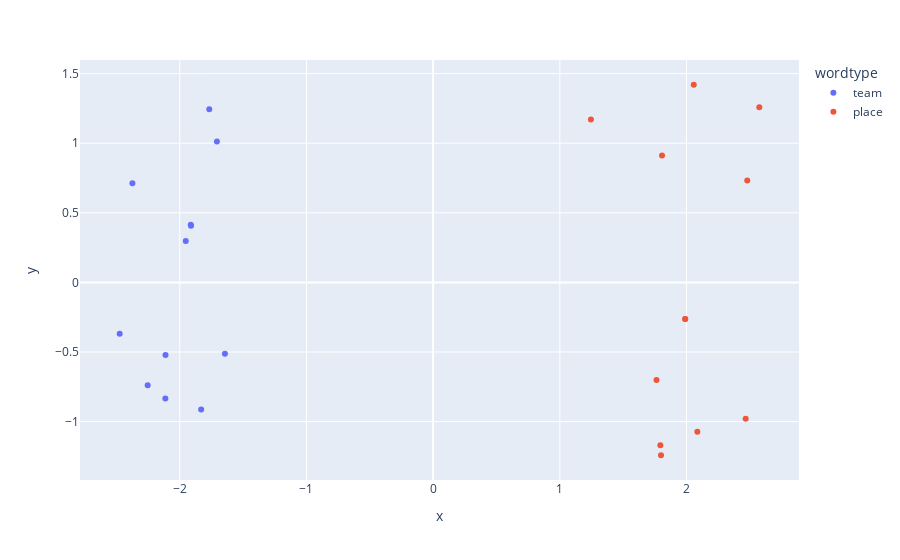

Here is the notebook cell this chart was saved with:
### Code cell
import plotly.express as px

fig = px.scatter(word_table, x="x", y="y", color="wordtype", hover_data=["word"])
fig.show()

### Figure 1 — Plotly figure (JSON) as saved in the notebook; plotly's stock layout.template omitted (floating-point values rounded to 4 significant figures)
{"data": [{"customdata": [["ジャイアンツ"], ["スワローズ"], ["ベイスターズ"], ["ドラゴンズ"], ["タイガース"], ["カープ"], ["ファイターズ"], ["イーグルス"], ["ライオンズ"], ["マリーンズ"], ["バッファローズ"], ["ホークス"]], "hovertemplate": "wordtype=team<br>x=%{x}<br>y=%{y}<br>word=%{customdata[0]}<extra></extra>", "legendgroup": "team", "marker": {"color": "#636efa", "symbol": "circle"}, "mode": "markers", "name": "team", "orientation": "v", "showlegend": true, "type": "scatter", "x": [-1.953, -2.474, -2.113, -1.911, -1.767, -1.707, -2.114, -1.831, -1.644, -2.254, -2.374, -1.913], "xaxis": "x", "y": [0.2983, -0.3683, -0.5224, 0.4073, 1.244, 1.012, -0.8344, -0.9136, -0.5132, -0.7385, 0.7126, 0.4143], "yaxis": "y"}, {"customdata": [["東京"], ["東京"], ["神奈川"], ["愛知"], ["兵庫"], ["広島"], ["北海道"], ["宮城"], ["埼玉"], ["千葉"], ["大阪"], ["福岡"]], "hovertemplate": "wordtype=place<br>x=%{x}<br>y=%{y}<br>word=%{customdata[0]}<extra></extra>", "legendgroup": "place", "marker": {"color": "#EF553B", "symbol": "circle"}, "mode": "markers", "name": "place", "orientation": "v", "showlegend": true, "type": "scatter", "x": [1.99, 1.99, 2.467, 2.48, 2.575, 1.246, 1.763, 1.799, 2.086, 1.794, 2.058, 1.807], "xaxis": "x", "y": [-0.2627, -0.2627, -0.9797, 0.7329, 1.259, 1.17, -0.7019, -1.242, -1.074, -1.171, 1.42, 0.9122], "yaxis": "y"}], "layout": {"autosize": true, "legend": {"title": {"text": "wordtype"}, "tracegroupgap": 0}, "margin": {"t": 60}, "xaxis": {"anchor": "y", "autorange": true, "domain": [0, 1], "range": [-2.793, 2.893], "title": {"text": "x"}, "type": "linear"}, "yaxis": {"anchor": "x", "autorange": true, "domain": [0, 1], "range": [-1.431, 1.609], "title": {"text": "y"}, "type": "linear"}}}
